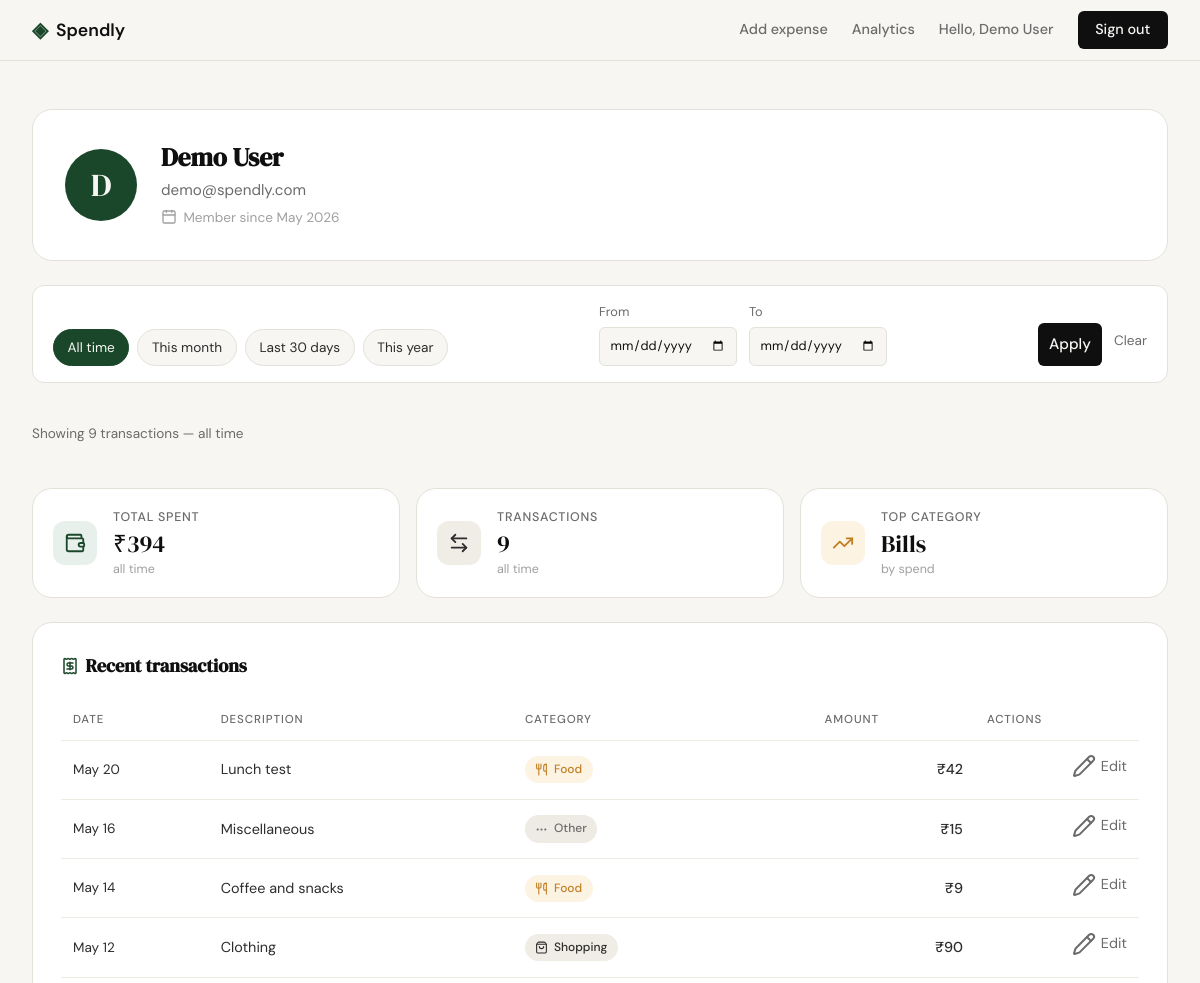
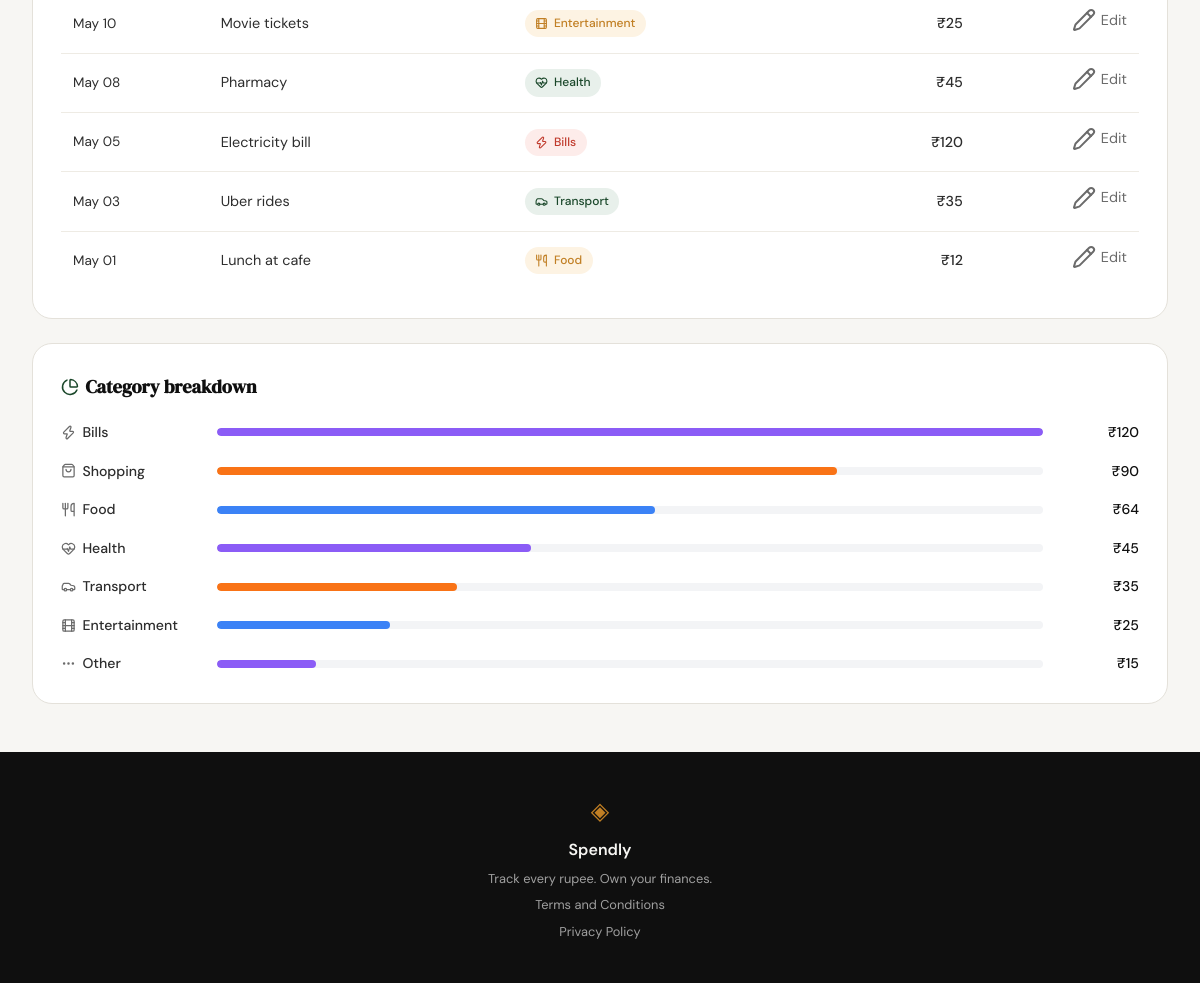
Screenshot of /profile (signed in) with the database file from the repository (2 pictures, top to bottom).
### tables this page shows
CREATE TABLE users (
            id            INTEGER PRIMARY KEY AUTOINCREMENT,
            name          TEXT    NOT NULL,
            email         TEXT    UNIQUE NOT NULL,
            password_hash TEXT    NOT NULL,
            created_at    TEXT    DEFAULT (datetime('now'))
        );

CREATE TABLE expenses (
            id          INTEGER PRIMARY KEY AUTOINCREMENT,
            user_id     INTEGER NOT NULL REFERENCES users(id),
            amount      REAL    NOT NULL,
            category    TEXT    NOT NULL,
            date        TEXT    NOT NULL,
            description TEXT,
            created_at  TEXT    DEFAULT (datetime('now'))
        );

### app.py (the view, shortened to what this page needs)
@app.route("/profile")
def profile():
    if not session.get("user_id"):
        return redirect(url_for("login"))
    conn = get_db()
    user_row = conn.execute(
        "SELECT id, name, email, created_at FROM users WHERE id = ?",
        (session["user_id"],),
    ).fetchone()
    if user_row is None:
        conn.close()
        session.clear()
        return redirect(url_for("login"))
    filt = resolve_date_range(request.args, date.today())
    sql = "SELECT id, amount, category, date, description FROM expenses WHERE user_id = ?"
    params = [user_row["id"]]
    sql += " ORDER BY date DESC, id DESC"
    expense_rows = conn.execute(sql, params).fetchall()
    conn.close()
    return render_template(
        "profile.html",
        user=build_user_context(user_row),
        stats=build_stats(expense_rows),
        transactions=build_transactions(expense_rows),
        breakdown=build_breakdown(expense_rows),
        date_filter=filt,
        date_presets=DATE_PRESETS,
    )

### database/db.py (called while the page is built)
def get_db():
    db_path = os.path.join(os.path.dirname(os.path.dirname(__file__)), "spendly.db")
    conn = sqlite3.connect(db_path)
    conn.row_factory = sqlite3.Row
    conn.execute("PRAGMA foreign_keys = ON")
    return conn

### database/queries.py (called while the page is built, shortened)
def resolve_date_range(args, today):
    start_raw = (args.get("start") or "").strip()
    end_raw   = (args.get("end") or "").strip()
    preset_raw = (args.get("preset") or "").strip()
    inactive = {
        "start": None, "end": None, "preset": None,
        "range_label": "all time",
        "start_display": "", "end_display": "",
        "is_active": False, "error": None,
    }
    if preset_raw == "month":
        start_date = today.replace(day=1)
        end_date = today
    elif preset_raw == "30d":
        start_date = today - timedelta(days=29)
        end_date = today
    elif preset_raw == "year":
        start_date = today.replace(month=1, day=1)
        end_date = today
    else:
        return {**inactive, "preset": preset_raw if preset_raw == "all" else None}

def format_amount(value):
    return "₹" + f"{int(round(value or 0)):,}"

def build_user_context(user_row):
    name = (user_row["name"] or "").strip()
    initial = name[:1].upper() if name else "?"
    created_at = user_row["created_at"] or ""
    try:
        member_since = datetime.strptime(created_at[:19], "%Y-%m-%d %H:%M:%S").strftime("%b %Y")
    except ValueError:
        try:
            member_since = datetime.strptime(created_at[:10], "%Y-%m-%d").strftime("%b %Y")
        except ValueError:
            member_since = ""
    return {
        "name":         name,
        "email":        user_row["email"],
        "initial":      initial,
        "member_since": member_since,
    }

### templates/profile.html (shortened to what this page needs)
{% extends "base.html" %}
{% block content %}
<section class="profile-section">
    <div class="profile-hero">
        <div class="profile-avatar">{{ user.initial }}</div>
        <div class="profile-identity">
            <h1 class="profile-name">{{ user.name }}</h1>
            <p class="profile-email">{{ user.email }}</p>
            <p class="profile-meta">
                <i data-lucide="calendar" class="icon-inline"></i>
                Member since {{ user.member_since }}
            </p>
        </div>
    </div>
    <form class="filter-bar" method="GET" action="{{ url_for('profile') }}">
        <div class="filter-presets">
            {% for key, label in date_presets %}
                <a href="{{ url_for('profile', preset=key) }}"
                   class="filter-preset{% if date_filter.preset == key or (key == 'all' and not date_filter.is_active) %} filter-preset--active{% endif %}">
                    {{ label }}
                </a>
            {% endfor %}
        </div>
        <div class="filter-dates">
            <label class="filter-field">
                <span>From</span>
                <input class="filter-input" type="date" name="start" value="{{ date_filter.start or '' }}">
            </label>
            <label class="filter-field">
                <span>To</span>
                <input class="filter-input" type="date" name="end" value="{{ date_filter.end or '' }}">
            </label>
        </div>
        <div class="filter-actions">
            <button type="submit" class="btn-submit">Apply</button>
            <a class="filter-clear" href="{{ url_for('profile') }}">Clear</a>
        </div>
    </form>
    <p class="filter-caption">
        Showing {{ stats.tx_count }} transaction{{ '' if stats.tx_count == 1 else 's' }} — {{ date_filter.range_label }}
    </p>
    <div class="profile-stats">
        <div class="profile-stat">
            <div class="profile-stat-icon profile-stat-icon--accent">
                <i data-lucide="wallet"></i>
            </div>
            <div class="profile-stat-body">
                <span class="profile-stat-label">Total spent</span>
                <span class="profile-stat-value">{{ stats.total_spent }}</span>
                <span class="profile-stat-note">{{ date_filter.range_label }}</span>
            </div>
        </div>
        <div class="profile-stat">
            <div class="profile-stat-icon profile-stat-icon--neutral">
                <i data-lucide="arrow-left-right"></i>
            </div>
            <div class="profile-stat-body">
                <span class="profile-stat-label">Transactions</span>
                <span class="profile-stat-value">{{ stats.tx_count }}</span>
                <span class="profile-stat-note">{{ date_filter.range_label }}</span>
            </div>
        </div>
        <div class="profile-stat">
            <div class="profile-stat-icon profile-stat-icon--accent2">
                <i data-lucide="trending-up"></i>
            </div>
            <div class="profile-stat-body">
                <span class="profile-stat-label">Top category</span>
                <span class="profile-stat-value">{{ stats.top_category }}</span>
                <span class="profile-stat-note">by spend</span>
            </div>
        </div>
    </div>
    <div class="profile-panel">
        <h2 class="profile-panel-title">
            <i data-lucide="receipt" class="icon-inline"></i>
            Recent transactions
        </h2>
        <div class="profile-table-wrap">
            <table class="profile-table">
                <thead>
                    <tr>
                        <th>Date</th>
                        <th>Description</th>
                        <th>Category</th>
                        <th class="ta-right">Amount</th>
                        <th class="ta-right">Actions</th>
                    </tr>
                </thead>
                <tbody>
                    {% for tx in transactions %}
                    <tr>
                        <td class="profile-table-date">{{ tx.date }}</td>
                        <td>{{ tx.description }}</td>
                        <td>
                            <span class="cat-badge cat-badge--{{ tx.category }}">
                                <i data-lucide="{{ tx.icon }}"></i>
                                {{ tx.category_label }}
                            </span>
                        </td>
                        <td class="ta-right profile-table-amt">{{ tx.amount }}</td>
                        <td class="ta-right">
                            <a class="expense-table-actions" href="{{ url_for('edit_expense', id=tx.id) }}">
                                <i data-lucide="pencil"></i>
                                Edit
                            </a>
                        </td>
                    </tr>
                    {% endfor %}
                </tbody>
            </table>
        </div>
    </div>
    <div class="profile-panel">
        <h2 class="profile-panel-title">
            <i data-lucide="pie-chart" class="icon-inline"></i>
            Category breakdown
        </h2>
        <div class="profile-breakdown">
            {% for row in breakdown %}
            <div class="profile-breakdown-row">
                <span class="profile-breakdown-label">
                    <i data-lucide="{{ row.icon }}" class="icon-inline"></i>
                    {{ row.category_label }}
                </span>
                <div class="lbar-track">
                    <div class="lbar-fill {{ row.bar_class }}" style="width: {{ row.percent }}%"></div>
                </div>
                <span class="profile-breakdown-amt">{{ row.amount }}</span>
            </div>
            {% endfor %}
        </div>
    </div>
</section>
{% endblock %}

### templates/base.html (shortened to what this page needs)
<!DOCTYPE html>
<html lang="en">
<head>
    <link rel="stylesheet" href="{{ url_for('static', filename='css/style.css') }}">
</head>
<body>
    <nav class="navbar">
        <div class="nav-inner">
            <a href="{{ url_for('landing') }}" class="nav-brand">
                <span class="brand-icon">◈</span>
                <span class="brand-name">Spendly</span>
            </a>
            <div class="nav-links">
                {% if session.get('user_id') %}
                    <a href="{{ url_for('add_expense') }}"
                       class="nav-link {% if request.endpoint == 'add_expense' %}active{% endif %}">Add expense</a>
                    <a href="{{ url_for('analytics') }}"
                       class="nav-link {% if request.endpoint == 'analytics' %}active{% endif %}">Analytics</a>
                    <a href="{{ url_for('profile') }}" class="nav-user">Hello, {{ session.name }}</a>
                    <a href="{{ url_for('logout') }}" class="nav-cta">Sign out</a>
                {% else %}
                    <a href="{{ url_for('login') }}">Sign in</a>
                    <a href="{{ url_for('register') }}" class="nav-cta">Get started</a>
                {% endif %}
            </div>
        </div>
    </nav>
    <main class="main-content">
        {% block content %}{% endblock %}
    </main>
    <footer class="footer">
        <div class="footer-inner">
            <span class="brand-icon">◈</span>
            <span class="footer-name">Spendly</span>
            <p class="footer-copy">Track every rupee. Own your finances.</p>
            <p class="footer-copy"><a href="{{ url_for('terms') }}">Terms and Conditions</a></p>
            <p class="footer-copy"><a href="{{ url_for('privacy') }}">Privacy Policy</a>
        </div>
    </footer>
</body>
</html>

### rows the page displays
users: name "Demo User", email "demo@spendly.com"
expenses: top_category "Bills", date "May 05", description "Electricity bill", category_label "Bills", amount "₹120"
expenses: date "May 20", description "Lunch test", category_label "Food", amount "₹42"
expenses: date "May 16", description "Miscellaneous", category_label "Other", amount "₹15"
expenses: date "May 14", description "Coffee and snacks", category_label "Food", amount "₹9"
expenses: date "May 12", description "Clothing", category_label "Shopping", amount "₹90"
expenses: date "May 10", description "Movie tickets", category_label "Entertainment", amount "₹25"
expenses: date "May 08", description "Pharmacy", category_label "Health", amount "₹45"
expenses: date "May 03", description "Uber rides", category_label "Transport", amount "₹35"
expenses: date "May 01", description "Lunch at cafe", category_label "Food", amount "₹12"

### other values shown
{{ user.initial }} "D"
{{ user.member_since }} "May 2026"
{{ label }} "All time" "This month" "Last 30 days" "This year"
{{ stats.tx_count }} "9"
{{ '' if stats.tx_count == 1 else 's' }} "s"
{{ date_filter.range_label }} "all time"
{{ stats.total_spent }} "₹394"
{{ row.category_label }} "Bills" "Shopping" "Food" "Health" "Transport" "Entertainment" "Other"
{{ row.amount }} "₹120" "₹90" "₹64" "₹45" "₹35" "₹25" "₹15"
